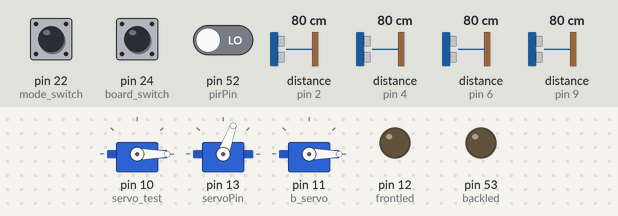
A sketch run on a simulated Arduino Mega 2560, built with avr-gcc and run on an emulated ATmega2560. Shown: 3 × servo, output pins drawn as LEDs (lit = HIGH). Wiring (inferred from the names in the program): 4 × ultrasonic range finder: trigger pin 3, echo pin 2 / trigger pin 5, echo pin 4 / trigger pin 7, echo pin 6 / trigger pin 8, echo pin 9. The test bench sets the inputs (shaded band); at power-on: distance to the obstacle (sensors on pin 6, pin 2, pin 4, pin 9) 80 cm, pin 22 (mode_switch) LOW, pin 24 (board_switch) LOW, pin 52 (pirPin) LOW. The echo pulse lasts 58.3 µs per cm; pins used as bus, display or sensor lines are not drawn; what the sketch prints to the serial monitor is not drawn.

Above: at 1.2 s.
1.3 s: distance to the obstacle (sensor on pin 6) set to 19 cm
2.8 s: distance to the obstacle (sensor on pin 6) set to 14 cm
At 3.6 s:
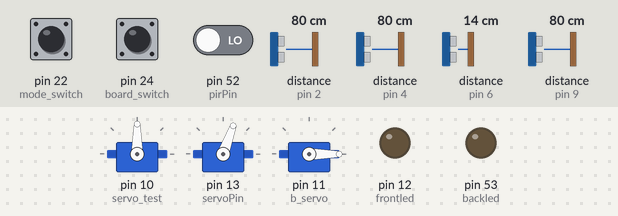
4.4 s: pin 22 (mode_switch) pulled HIGH for 0.15 s
At 4.55 s:
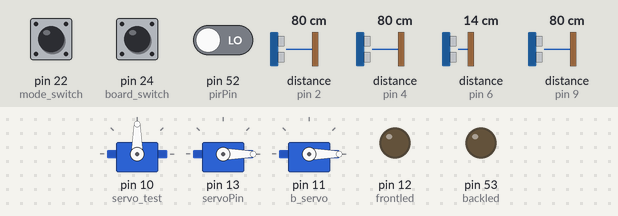
6.1 s: pin 24 (board_switch) pulled HIGH for 0.15 s
At 7.3 s:
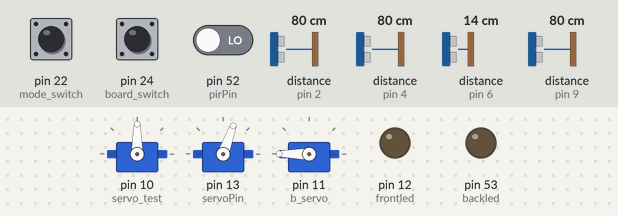
7.7 s: pin 52 (pirPin) driven HIGH
At 8.4 s:
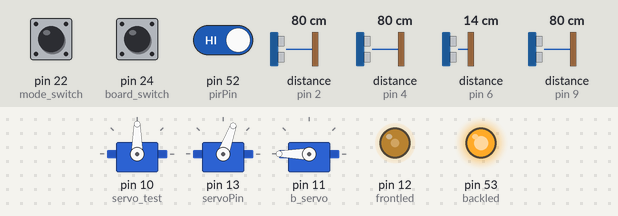
9.3 s: pin 22 (mode_switch) pulled HIGH for 1 s
At 10.1 s:
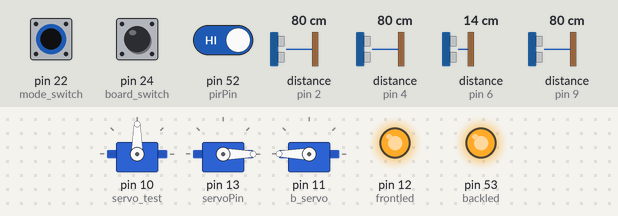
Timing chart, 0 to 12.3 s (numbered marks = the images above; inputs shaded):
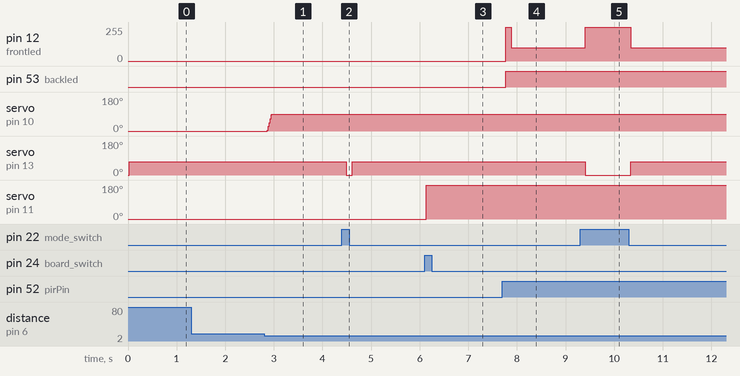

The sketch:

classroom.ino
```cpp
#include <Servo.h>


const uint8_t pingDoor1 = 7;    // Trigger Pin of Ultrasonic Sensor of gate
const uint8_t echoDoor1 = 6;    // Echo Pin of Ultrasonic Sensor of gate
const uint8_t pingDoor2 = 8;    // Trigger Pin of Ultrasonic Sensor of gate
const uint8_t echoDoor2 = 9;    // Echo Pin of Ultrasonic Sensor of gate
const uint8_t pingChair1 = 3;   // Trigger Pin of Ultrasonic Sensor of seat
const uint8_t echoChair1 = 2;   // Echo Pin of Ultrasonic Sensor of seat
const uint8_t pingChair2=5;     // Trigger Pin of Ultrasonic Sensor of seat
const uint8_t echoChair2=4;     // Echo Pin of Ultrasonic Sensor of seat
Servo servo_test;         // Initialize a servo object for the connected servo
int32_t angle = 0;            // Initialize angle of door=0
int32_t opengate = 0;         // Variable which tells if the gate is open or not.
int32_t count=0;
int32_t stand3=0,sit3=0,stand4=0,sit4=0,flag3=0,flag4=0;

uint8_t pirPin = 52;               // choose the input pin (for PIR sensor)
int32_t pirState = LOW;             // we start, assuming no motion detected
int32_t val = 0;                    // variable for reading the pin status
uint8_t backled = 53;              // the PWM pin back LEDs are attached to
uint8_t frontled = 12;            //the Analog pin front LEDs are connected to

uint8_t servoPin = 13;
uint8_t b_servo = 11;
uint8_t mode_switch = 22;
uint8_t board_switch = 24;
int32_t count1 = 0;
// Create a servo object
Servo Servo1;
Servo board_servo;
int32_t dir = 1;

void setup() {
  Serial.begin(9600);
  servo_test.attach(10);         // attach the signal pin of servo to pin9 of arduino
  pinMode(pirPin, INPUT);     // declare sensor as input
  pinMode(frontled, OUTPUT);    //declare front LEDs as output.
  pinMode(backled, OUTPUT);     //declare back LEDs as output.
  servo_test.write(0);
  Servo1.attach(servoPin);
   board_servo.attach(b_servo);
   Servo1.write(0);
   board_servo.write(0);
}


long ultrasonicReading(int pingPin, int echoPin){
  long duration,cm;
  pinMode(pingPin, OUTPUT);
  digitalWrite(pingPin, LOW);
  delayMicroseconds(2);
  digitalWrite(pingPin, HIGH);
  delayMicroseconds(10);
  digitalWrite(pingPin, LOW);
  pinMode(echoPin, INPUT);
  duration = pulseIn(echoPin, HIGH);
  cm = microsecondsToCentimeters(duration);
  return cm;
}

void loop() {
  //Initializing variables.
  long duration1, inches, cm,duration2, cm1, cm2;

  //getting distance from ultra sonic of gate.
  cm1 = ultrasonicReading(pingDoor1,echoDoor1);
  cm2 = ultrasonicReading(pingDoor2,echoDoor2);

  cm=cm1;                //Taking the minimum of the two for comparison
  if(cm2<cm1){
      cm=cm2;
  }
  //Threshold for distance=16
  //If there is obstacle and gate is not open
  if(opengate==1 && count<2){
    count++;
  }
  else{
      count = 0;
      if (cm < 16 && opengate == 0) {
        for (angle = 0; angle <= 90; angle += 5)    //Command to move from 0 degrees to 90 degrees
        {
          servo_test.write(angle);                 //Command to rotate the servo to the specified angle
          delay(5);
        }
        opengate = 1;
    //    delay(2000);
      }
      else if (opengate==1 && cm>16) {
        for (angle = 90; angle >=0; angle -= 5)    //Command to move from 0 degrees to 180 degrees
        {

          servo_test.write(angle);                 //Command to rotate the servo to the specified angle
          delay(5);
//          cm1 = microsecondsToCentimeters(duration1);
//          cm2 = microsecondsToCentimeters(duration2);
//          cm=cm1;                                 //Taking the minimum of the two for comparison
//          if(cm2<cm1){
//              cm=cm2;
//          }
//          //Obstacle arrives while gate is about to close.
//          if(cm<16){
//            int a1;
//            for ( a1=angle; a1 <= 90; angle += 5)    // command to move from 0 degrees to 180 degrees
//              {
//                servo_test.write(angle);                 //command to rotate the servo to the specified angle
//                delay(5);
//              }
//              servo_test.write(90-a1);
//              break;
//            }
        }
        opengate = 0;
      }
  }

   //Initializing variables
   long duration3, cm3,cm4,duration4;
   //getting distance from ultra sonic of seats
   cm3 = ultrasonicReading(pingChair1,echoChair1);
   cm4 = ultrasonicReading(pingChair2,echoChair2);


  val = digitalRead(pirPin);  // read input value of PIR
  if (val == HIGH) {            // check if the input is HIGH
    if(digitalRead(mode_switch)==HIGH){
       digitalWrite(backled,HIGH);
       analogWrite(frontled,255);
   }
   // Make servo go to 90 degrees
   else{
       digitalWrite(backled,HIGH);
       analogWrite(frontled,100);
   }
    if (pirState == LOW) {
      digitalWrite(backled,HIGH);     //Turning on the LEDs
      analogWrite(frontled, 255);
      // We only want to print on the output change, not state
      pirState = HIGH;
    }
  } else {
    if (pirState == HIGH){           //Turning off the LEDs
      digitalWrite(backled,LOW);
      analogWrite(frontled, 0);
      // We only want to print on the output change, not state
      pirState = LOW;
    }
  }

  //Threshold for ultrasonic if a person seats is 45
   if(cm3>45){              // Person is standing
       stand3++;
   }
   else{
      sit3++;
      if(sit3>45){          //If person sits again, initializing to zero
        sit3 = 0;
        stand3 = 0;
      }
   }
   if(stand3>400){          //Person wasn't sitting there for a long time
    flag3 = 3;
   }
    if(flag3 == 3){
    Serial.print("N");      //Printing "N" if seat is empty
   }
   else{
      Serial.print("Y");    //Printing "Y" if seat is full
   }
    if(cm4>45){             // Person is standing
      stand4++;
    }
    else{
      sit4++;
      if(sit4>45){      //If person sits again, initializing to zero
        sit4 = 0;
        stand4 = 0;
      }
    }
    if(stand4>400){       //Person wasn't sitting there for a long time
      flag4 = 3;
    }
    if(flag4 == 3){
     Serial.println("N");   //Printing "N" if seat is empty
   }else{
      Serial.println("Y");  //Printing "Y" if seat is full
   }

  if(digitalRead(mode_switch)==HIGH){
       Servo1.write(0);
  }else{
       Servo1.write(70);
  }

   if(digitalRead(board_switch)==HIGH){
        if(count1%2==0){
          board_servo.write(0);
          count1=1;
        }
        if(count1%2==1){
          board_servo.write(180);
          count1=0;
        }
   }

    delay(100);
}

//Function for converting microsecinds to Centimeters.
long microsecondsToCentimeters(long microseconds) {
   return microseconds / 29 / 2;
}
```

Measured:
- the behaviour switches between 17 and 16 cm on distance to the obstacle (sensor on pin 6) (found by bisection; images 0 and 1)
- after the input at 1.3 s, every drawn part: stays the same
- after the input at 2.8 s, servo on pin 10 (servo_test): 0° → 90° after 0.07 s
- after the input at 4.4 s, servo on pin 13 (servoPin): 70° → 0° after 0.09 s, → 70° 0.12 s later
- after the input at 6.1 s, servo on pin 11 (b_servo): 0° → 180° at once
- after the input at 7.7 s, pin 12 (frontled): 0/255 → 255/255 after 0.07 s, → 100/255 0.12 s later; pin 53 (backled): LOW → HIGH after 0.07 s
- after the input at 9.3 s, pin 12 (frontled): 100/255 → 255/255 after 0.11 s, → 100/255 0.94 s later; servo on pin 13 (servoPin): 70° → 0° after 0.11 s, → 70° 0.94 s later
